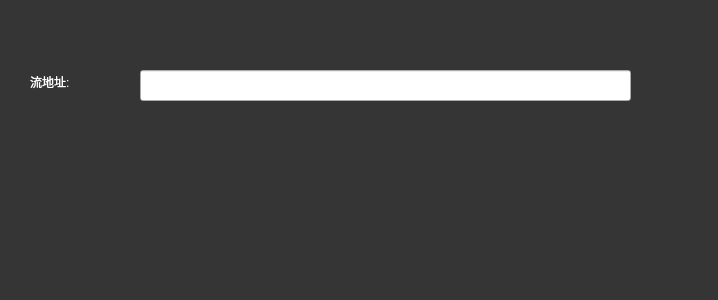
<?xml version="1.0" encoding="UTF-8"?>
<ui version="4.0">
 <class>NetStreamDlg</class>
 <widget class="QDialog" name="NetStreamDlg">
  <property name="geometry">
   <rect>
    <x>0</x>
    <y>0</y>
    <width>718</width>
    <height>300</height>
   </rect>
  </property>
  <property name="windowTitle">
   <string>设置网络流</string>
  </property>
  <property name="styleSheet">
   <string notr="true">QDialog{
background:rgb(53,53,53);
}
QLabel{
color:white;
}
</string>
  </property>
  <widget class="QLabel" name="label">
   <property name="geometry">
    <rect>
     <x>30</x>
     <y>70</y>
     <width>108</width>
     <height>24</height>
    </rect>
   </property>
   <property name="text">
    <string>流地址:</string>
   </property>
  </widget>
  <widget class="QLineEdit" name="lineEdit_IP">
   <property name="geometry">
    <rect>
     <x>140</x>
     <y>70</y>
     <width>491</width>
     <height>31</height>
    </rect>
   </property>
   <property name="text">
    <string/>
   </property>
  </widget>
 </widget>
 <resources/>
 <connections/>
</ui>
